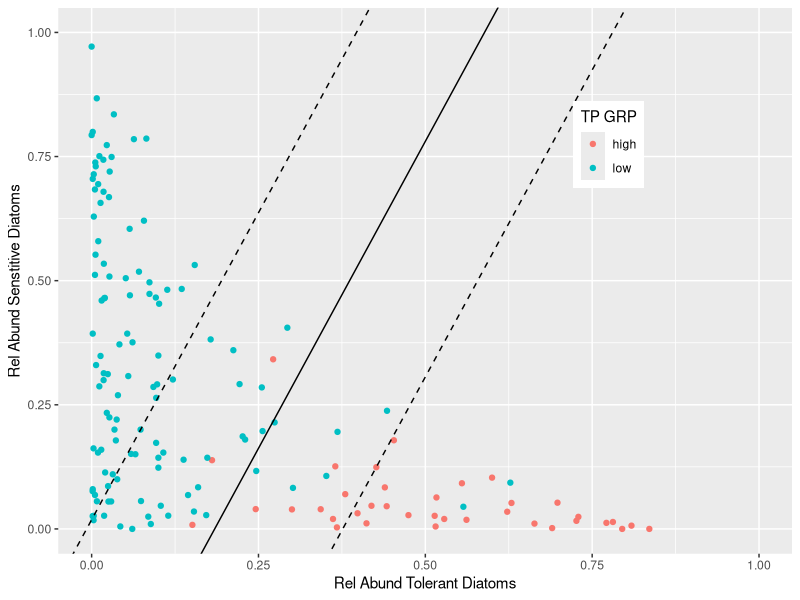

Source code (R): (Note: this script raises an error after producing the figure.)
setwd("P:/Projects/GitHub_Prj/DiatomMetricThreshold/data")

library(ggplot2)
library(e1071)

IND <-  read.csv ("DiatomMetrics_GAM.csv",sep=",",header=TRUE)
IND<-IND[IND$ID!='S18882_2015',]
IND[is.na(IND)] <- 0
IND$TPGrp<-factor(ifelse(IND$TP_MGL<0.065,"low","high"))
IND$TPGrp3<-factor(ifelse(IND$TP_MGL<0.04,"low",ifelse(IND$TP_MGL>0.065,"high","medium")))
IND$R<-(IND$H*10)/(IND$H+IND$L)
IND$SH<-IND$H*10

INDT <-  read.csv ("DiatomMetrics_2017.csv",sep=",",header=TRUE)
INDT[is.na(INDT)] <- 0
INDT$TPGrp<-factor(ifelse(INDT$TP_MGL<0.065,"low","high"))
INDT$R<-(INDT$H*10)/(INDT$H+INDT$L)
INDT$SH<-INDT$H*10

x<-as.matrix(IND[,c(5,6)])
y<-IND[,8]
m<-IND[,c(5,6,8)]

##Run Linear SVM Model
model<-svm(TPGrp~.,data=m,kernel="linear",cost=1,scale=FALSE,class.weights=(c("high"=4,"low"=1))) 
pred<-predict(model,m)
table(pred=pred,true=m$TPGrp)# confusion matrix

##Run Test Dataset
m2<-INDT[,c(5,6,7)]
pred2<- predict(model,m2)
table(pred=pred2,true=m2$TPGrp)# confusion matrix


##Get the slope and intercept of the hyperplane (line)
##and the upper margin and the lower margin of the decision boundary
beta<- drop(t(model$coefs)%*%x[model$index,])
beta0 <- model$rho

int<-(beta0 / beta[1]) #line intercept
sl<-(-beta[2] / beta[1]) # line slope
int1<-(beta0 - 1) / beta[1] #lower decision boundary
int2<-(beta0 + 1) / beta[1] #upper decision boundary

mindx<-as.data.frame(x[model$index,])#support points that determine the boundary

##Plot the hyperplane
ggplot()+
  geom_point(data=IND,aes(H,L,colour=factor(TPGrp)))+
  #geom_point(data=mindx,aes(H,L),shape=21,size=5)+#support points that determine the boundary
  xlim(0,1)+
  ylim(0,1)+
  theme(legend.position=c(0.75,0.75))+
  geom_abline(intercept = int,slope=sl)+
  geom_abline(intercept=int1,slope=sl,linetype=2)+
  geom_abline(intercept=int2,slope=sl,linetype=2)+
  labs(x="Rel Abund Tolerant Diatoms",
       y="Rel Abund Senstitive Diatoms",
       colour="TP GRP")




ggplot(IND,aes(H,TP_MGL))+
  geom_point(aes(colour=factor(TPGrp)))+
  scale_y_log10()+
  abline(intercept=beta0/beta,slope=- beta)

IND$RPred<-ifelse(IND$R>=7.5,"high","low")
table(pred=IND$RPred,true=IND$TPGrp)
